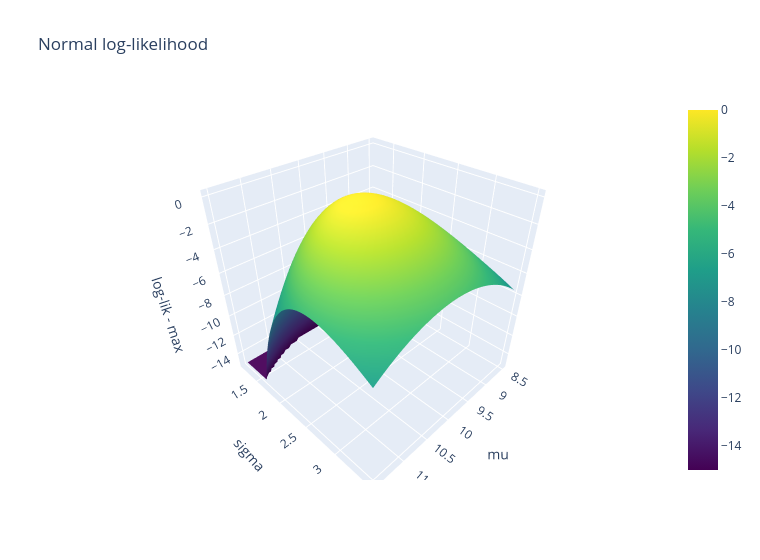

The cell this chart's notebook holds for it:
### Markdown cell above
### 8.2 Interactive Plotly version of 8.1

### Code cell
fig = go.Figure(go.Surface(x=mu_, y=sg, z=np.maximum(LLr, -15), colorscale="Viridis")); fig.update_layout(title="Normal log-likelihood", width=760, height=560, scene=dict(xaxis_title="mu", yaxis_title="sigma", zaxis_title="log-lik - max")); fig.show()

### Figure 1 — Plotly figure (JSON) as saved in the notebook; plotly's stock layout.template omitted (floating-point values rounded to 4 significant figures; data arrays with more than 128 entries replaced by an {"elided": "..."} marker saying what was removed)
{"data": [{"colorscale": [[0.0, "#440154"], [0.1111, "#482878"], [0.2222, "#3e4989"], [0.3333, "#31688e"], [0.4444, "#26828e"], [0.5556, "#1f9e89"], [0.6667, "#35b779"], [0.7778, "#6ece58"], [0.8889, "#b5de2b"], [1.0, "#fde725"]], "type": "surface", "x": [8.5, 8.551, 8.602, 8.653, 8.703, 8.754, 8.805, 8.856, 8.907, 8.958, 9.008, 9.059, 9.11, 9.161, 9.212, 9.263, 9.314, 9.364, 9.415, 9.466, 9.517, 9.568, 9.619, 9.669, 9.72, 9.771, 9.822, 9.873, 9.924, 9.975, 10.03, 10.08, 10.13, 10.18, 10.23, 10.28, 10.33, 10.38, 10.43, 10.48, 10.53, 10.58, 10.64, 10.69, 10.74, 10.79, 10.84, 10.89, 10.94, 10.99, 11.04, 11.09, 11.14, 11.19, 11.25, 11.3, 11.35, 11.4, 11.45, 11.5], "y": [1.2, 1.239, 1.278, 1.317, 1.356, 1.395, 1.434, 1.473, 1.512, 1.551, 1.59, 1.629, 1.668, 1.707, 1.746, 1.785, 1.824, 1.863, 1.902, 1.941, 1.98, 2.019, 2.058, 2.097, 2.136, 2.175, 2.214, 2.253, 2.292, 2.331, 2.369, 2.408, 2.447, 2.486, 2.525, 2.564, 2.603, 2.642, 2.681, 2.72, 2.759, 2.798, 2.837, 2.876, 2.915, 2.954, 2.993, 3.032, 3.071, 3.11, 3.149, 3.188, 3.227, 3.266, 3.305, 3.344, 3.383, 3.422, 3.461, 3.5], "z": {"elided": "60x60 float values"}}], "layout": {"height": 560, "scene": {"xaxis": {"title": {"text": "mu"}}, "yaxis": {"title": {"text": "sigma"}}, "zaxis": {"title": {"text": "log-lik - max"}}}, "title": {"text": "Normal log-likelihood"}, "width": 760}}
